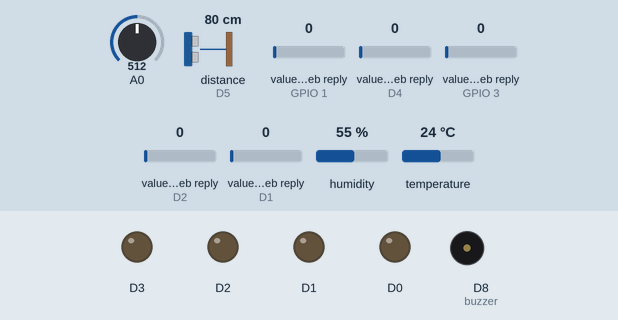
The sketch below on a simulated ESP8266 (NodeMCU). Shown: output pins drawn as LEDs (lit = HIGH), buzzer (waves = sounding). Wiring (inferred from the names in the program): ultrasonic range finder: trigger D6; echo D5. The test bench sets the inputs (shaded band); at power-on: distance to the obstacle (sensor on D5) 80 cm, A0 = 512, value in the web reply (sensors on GPIO 1, D4, GPIO 3, D2, D1) 0, humidity 55 %, temperature 24 °C. The echo pulse lasts 58.3 µs per cm; WiFi joins after 1.5 s; servers stay silent unless stated; web services answer with replies made up by the test bench; pins used as bus, display or sensor lines are not drawn; what the sketch prints to the serial monitor is not drawn.

Above: at 2.7 s.
2.8 s: distance to the obstacle (sensor on D5) set to 16 cm
6.9 s: distance to the obstacle (sensor on D5) set to 13 cm
At 12.3 s:
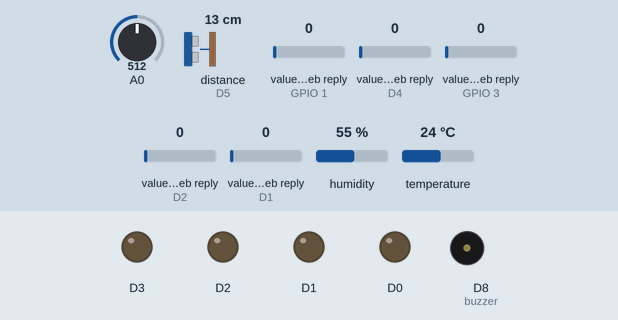
13.6 s: distance to the obstacle (sensor on D5) set to 18 cm
At 14.5 s:
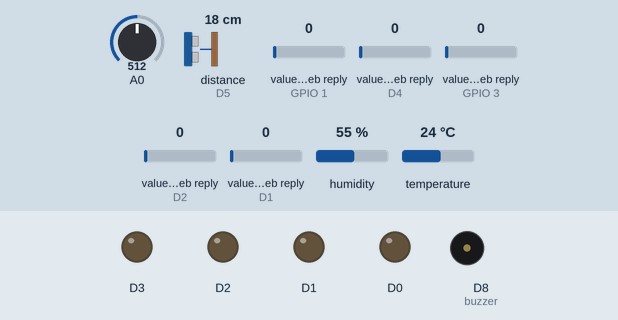
16.6 s: distance to the obstacle (sensor on D5) set to 2 cm
At 18.1 s:
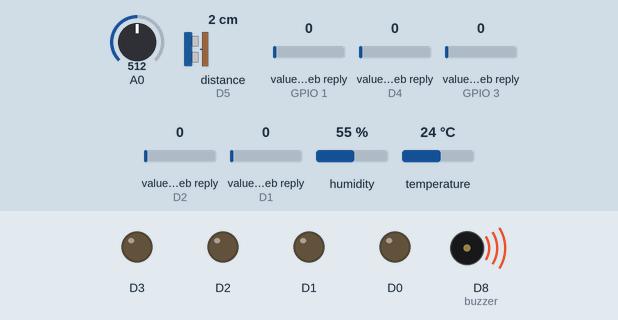
Timing chart, 0 to 24.3 s (numbered marks = the images above; inputs shaded):
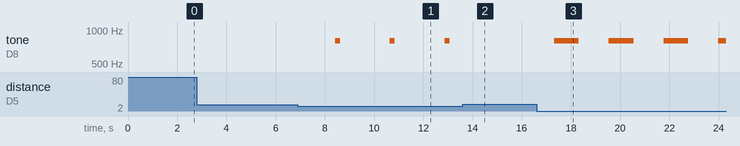

The sketch:

devreKodlari.ino
```cpp
#include <DHT.h>  // Including library for dht
#include "ThingSpeak.h"
#include <ESP8266WiFi.h>
#include<ESP8266WebServer.h>

String apiKey = "8KSDS96D2XD68GA7";
unsigned long channel =1626289;
const char *ssid =  "Redmi 22";
const char *pass =  "240240pp";
const char* server = "api.thingspeak.com";
unsigned long ledkanal=1580443;
int led1,led2,led3,led4,lamba;
unsigned int value;
WiFiClient client;


#define DHTPIN 13
DHT dht(DHTPIN, DHT11);
int buzzer = 15;
int trigPin = 12;
int echoPin = 14;

long sure;

long uzaklik;


void setup()
{

       Serial.begin(115200);
       delay(10);
       dht.begin();
       Serial.println("Connecting to ");
       Serial.println(ssid);
       pinMode(D0,OUTPUT);
       pinMode(D1,OUTPUT);
       pinMode(D2,OUTPUT);
       pinMode(D3,OUTPUT);
       digitalWrite(D0,LOW);
       digitalWrite(D1,LOW);
       digitalWrite(D2,LOW);
       digitalWrite(D3,LOW);
       pinMode(trigPin, OUTPUT);

       pinMode(echoPin,INPUT);


       WiFi.begin(ssid, pass);

      while (WiFi.status() != WL_CONNECTED)
     {
            delay(500);
            Serial.print(".");
     }
      Serial.println("");
      Serial.println("WiFi connected");

       Serial.println(WiFi.localIP());    // print the wifi local ip

 ThingSpeak.begin(client);      // connect the client to the thingSpeak server


}

void loop()
{

      digitalWrite(trigPin, LOW);
      delayMicroseconds(5);
      digitalWrite(trigPin, HIGH);
      delayMicroseconds(10);
      digitalWrite(trigPin, LOW);
      sure = pulseIn(echoPin, HIGH);
      uzaklik= sure /29.1/2;
      Serial.print(uzaklik);


      float h = dht.readHumidity();
      float t = dht.readTemperature();
      float g = analogRead(A0);

              if (isnan(h) || isnan(t)|| isnan(g))
                 {
                     Serial.println("sensörlerin herhangibi birinde hata meydana geldi.");
                      return;
                 }

                         if (client.connect(server,80))
                      {

                             String postStr = apiKey;
                             postStr +="&field1=";
                             postStr += String(t);
                             postStr +="&field2=";
                             postStr += String(h);
                             postStr += "&field3=";
                             postStr += String(g/1023*100);

                             client.print("POST /update HTTP/1.1\n");
                             client.print("Host: api.thingspeak.com\n");
                             client.print("Connection: close\n");
                             client.print("X-THINGSPEAKAPIKEY: "+apiKey+"\n");
                             client.print("Content-Type: application/x-www-form-urlencoded\n");
                             client.print("Content-Length: ");
                             client.print(postStr.length());
                             client.print("\n\n");
                             client.print(postStr);

                             Serial.print("Sicaklik: ");
                             Serial.print(t);
                             Serial.print("nem: ");
                             Serial.print(h);
                             Serial.print("Gaz seviyesi: ");
                             Serial.println(g);
                        }
                        if(g>550 || h>60 || t>40 )
                        {
                          tone(buzzer,1000,200);
                        }
                        else
                        {
                          noTone(buzzer);
                        }
                        if(uzaklik<3)
                        {
                           tone(buzzer,800,1000);
                        }
                        else if(uzaklik<5)
                        {
                           tone(buzzer,800,800);
                        }
                        else if(uzaklik<7)
                        {
                           tone(buzzer,800,600);
                        }
                        else if(uzaklik<9)
                        {
                           tone(buzzer,800,500);
                        }
                        else if(uzaklik<11)
                        {
                           tone(buzzer,800,400);
                        }
                        else if(uzaklik<13)
                        {
                           tone(buzzer,800,300);
                        }
                        else if(uzaklik<15)
                        {
                           tone(buzzer,800,200);
                        }


                        else
                        {
                           noTone(buzzer);
                        }


 led1=ThingSpeak.readFloatField(ledkanal,1);
 if(led1==1)
 {
   digitalWrite(D0,HIGH);
 }
 else if(led1==0)
 {
   digitalWrite(D0,LOW);
 }
  led2=ThingSpeak.readFloatField(ledkanal,2);
 if(led2==1)
 {
   digitalWrite(D1,HIGH);
 }
 else if(led2==0)
 {
   digitalWrite(D1,LOW);
 }
  led3=ThingSpeak.readFloatField(ledkanal,3);
 if(led3==1)
 {
   digitalWrite(D2,HIGH);
 }
 else if(led3==0)
 {
   digitalWrite(D2,LOW);
 }
  led4=ThingSpeak.readFloatField(ledkanal,4);
 if(led4==1)
 {
   digitalWrite(D3,HIGH);
 }
 else if(led4==0)
 {
   digitalWrite(D3,LOW);
 }
  lamba=ThingSpeak.readFloatField(ledkanal,5);
 if(lamba==1)
 {
   digitalWrite(D4,HIGH);
 }
 else if(lamba==0)
 {
   digitalWrite(D4,LOW);
 }
          client.stop();

          Serial.println("Waiting...");

  delay(500);


}
```

Measured:
- the behaviour switches between 15 and 14 cm on distance to the obstacle (sensor on D5) (found by bisection; images 0 and 1)
- after the input at 2.8 s, every drawn part: stays the same
- after the input at 6.9 s, tone on D8 (buzzer): alternates 800 Hz for 0.20 s and silent for 2.0 s, starting after 1.5 s
- after the input at 13.6 s, tone on D8 (buzzer): stays silent (without the input it goes to 800 Hz after 1.5 s)
- after the input at 16.6 s, tone on D8 (buzzer): alternates 800 Hz for 1.0 s and silent for 1.2 s, starting after 0.72 s
